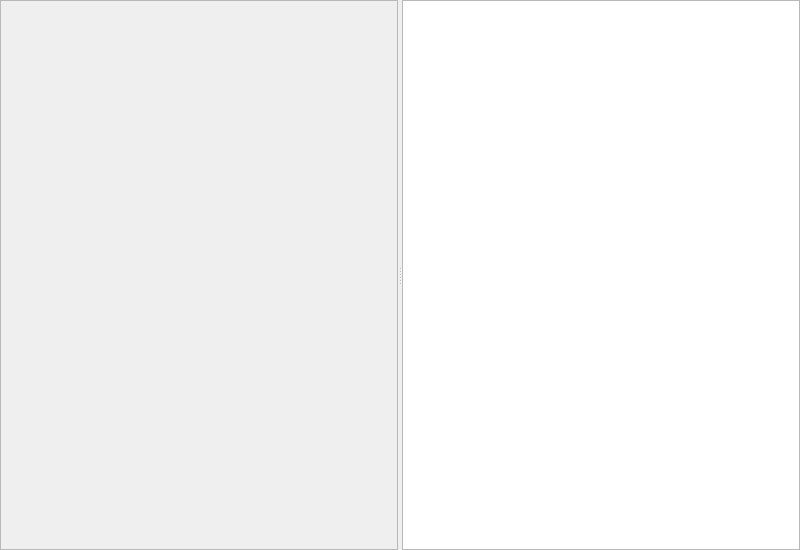
<?xml version="1.0" encoding="UTF-8"?>
<ui version="4.0">
 <class>MarkdownEditor</class>
 <widget class="QWidget" name="MarkdownEditor">
  <property name="geometry">
   <rect>
    <x>0</x>
    <y>0</y>
    <width>800</width>
    <height>550</height>
   </rect>
  </property>
  <property name="minimumSize">
   <size>
    <width>800</width>
    <height>550</height>
   </size>
  </property>
  <property name="windowTitle">
   <string>Form</string>
  </property>
  <layout class="QVBoxLayout" name="verticalLayout">
   <property name="spacing">
    <number>3</number>
   </property>
   <property name="leftMargin">
    <number>0</number>
   </property>
   <property name="topMargin">
    <number>0</number>
   </property>
   <property name="rightMargin">
    <number>0</number>
   </property>
   <property name="bottomMargin">
    <number>0</number>
   </property>
   <item>
    <widget class="QSplitter" name="splitter">
     <property name="orientation">
      <enum>Qt::Orientation::Horizontal</enum>
     </property>
     <widget class="QPlainTextEdit" name="plain">
      <property name="enabled">
       <bool>false</bool>
      </property>
     </widget>
     <widget class="QTextBrowser" name="html">
      <property name="contextMenuPolicy">
       <enum>Qt::ContextMenuPolicy::CustomContextMenu</enum>
      </property>
      <property name="openExternalLinks">
       <bool>false</bool>
      </property>
      <property name="openLinks">
       <bool>false</bool>
      </property>
     </widget>
    </widget>
   </item>
  </layout>
 </widget>
 <resources/>
 <connections/>
</ui>
